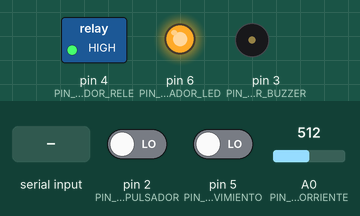
A sketch run on a simulated Arduino Uno, built with avr-gcc and run on an emulated ATmega328P. On the bench: switched loads named in the sketch (green lamp = pin HIGH), output pins drawn as LEDs (lit = HIGH), buzzer (waves = sounding). Dashed ring = blinking. Inputs (shaded band) come from the test bench; at power-on: A0 (PIN_SENSOR_CORRIENTE) = 512, pin 5 (PIN_SENSOR_MOVIMIENTO) LOW, pin 2 (PIN_SENSOR_PULSADOR) LOW.

Above: at 1.2 s.
1.3 s: A0 (PIN_SENSOR_CORRIENTE) set to 166
At 2.28 s:
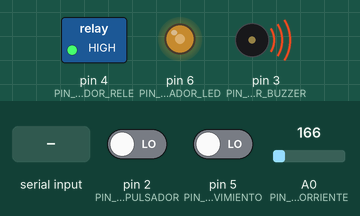
4.0 s: A0 (PIN_SENSOR_CORRIENTE) set to 142
At 5.5 s:
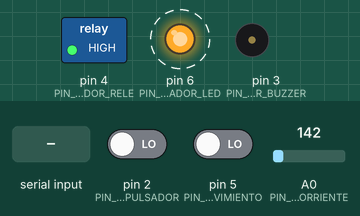
7.5 s: pin 5 (PIN_SENSOR_MOVIMIENTO) driven HIGH
11.0 s: pin 5 (PIN_SENSOR_MOVIMIENTO) driven LOW
15.3 s: pin 2 (PIN_SENSOR_PULSADOR) driven HIGH
At 15.8 s:
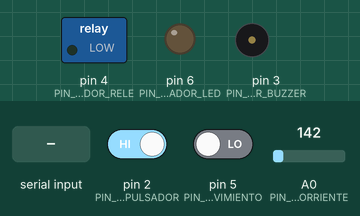
16.8 s: "C" received over the second serial link
At 17.5 s:
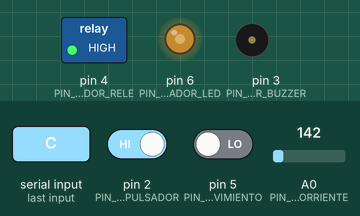
Timing chart, 0 to 31.5 s (numbered marks = the images above; inputs shaded):
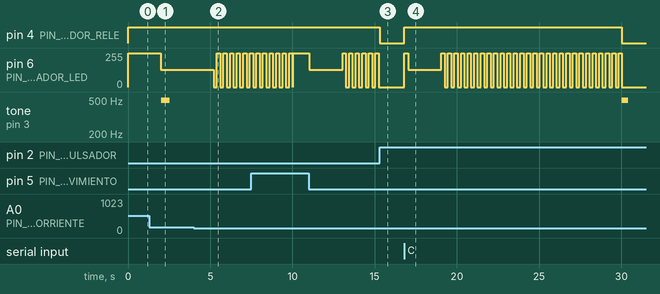

The sketch:

EcoSwitch.ino
```cpp
// LIBRERIAS
#include <SoftwareSerial.h>
SoftwareSerial BTserial(10, 11);  // RX | TX

// PINES ------------------------------------------
// Pines sensores ---------------------------------
#define PIN_SENSOR_PULSADOR 2
#define PIN_SENSOR_MOVIMIENTO 5
#define PIN_SENSOR_CORRIENTE A0

// Pines actuadores -------------------------------
#define PIN_ACTUADOR_BUZZER 3
#define PIN_ACTUADOR_LED 6
#define PIN_ACTUADOR_RELE 4

// VALORES ----------------------------------------
// Brillo led -------------------------------------
#define BRILLO_0_POR_CIENTO 0
#define BRILLO_50_POR_CIENTO 128
#define BRILLO_100_POR_CIENTO 255

// Frecuencias Buzzer -----------------------------
#define FRECUENCIA_BUZZER 494

// Temporizadores----------------------------------
#define TMP_EVENTOS_MILI 1000
#define TMP_AUSENCIA_MILI 10000
#define TMP_PARPADEO_LED 200
#define TMP_BUZZER 400
#define TMP_BUZZER2 500

// Características Sensor de corriente-------------
#define CORRIENTE_FANTASMA 150
#define SIN_CORRIENTE 0.00

// ESTADOS ----------------------------------------
// Estados del embebido ---------------------------
enum estado_e {
  ESTADO_CONECTADO,
  ESTADO_DESCONECTADO,
  ESTADO_SUSPENDIDO,
  ESTADO_CONSUMO_DESPERDICIADO,
  ESTADO_DETECTANDO_INACTIVIDAD,
  ESTADO_AUSENCIA,
  ESTADO_CONSUMO_FANTASMA

};

// Estados del sensor presencia -------------------
enum estado_sensor_movimiento {
  ESTADO_SENSOR_AUSENCIA,
  ESTADO_SENSOR_PRESENCIA
};

// Estados del sensor corriente -------------------
enum estado_sensor_corriente {
  ESTADO_SENSOR_CORRIENTE_FANTASMA,
  ESTADO_SENSOR_CON_CORRIENTE
};

// Estados del sensor pulsador --------------------
enum estado_sensor_pulsador {
  ESTADO_SENSOR_ENCENDIDO,
  ESTADO_SENSOR_APAGADO
};

// Estados del actuador Relé ----------------------
enum estado_actuador_rele {
  ESTADO_ACTUADOR_ACTIVADO,
  ESTADO_ACTUADOR_DESACTIVADO
};

// Estados del actuador led
enum estado_actuador_led {
  ESTADO_PRENDIDO,
  ESTADO_APAGADO
};

// EVENTOS ---------------------------------------
enum evento_e {
  EVENTO_BOTON_PULSADO,
  EVENTO_PRESENCIA_DETECTADA,
  EVENTO_AUSENCIA_DETECTADA,
  EVENTO_TV_PRENDIDA,
  EVENTO_TV_APAGADA,
  EVENTO_TIMEOUT_INACTIVIDAD,
  EVENTO_DESCONEXION_MANUAL,
  EVENTO_CONEXION_MANUAL,
  EVENTO_CONTINUE
};

// estructura de eventos --------------------------
typedef struct evento_s {
  evento_e tipo;
} evento_t;

// SENSORES ---------------------------------------

typedef struct sensor_movimiento_s {
  int pin;
  int valor;
  int estado;
} sensor_movimiento_t;

typedef struct sensor_corriente_s {
  int pin;
  int estado;
  int valor;
} sensor_corriente_t;

typedef struct sensor_pulsador_s {
  int pin;
  int estado;
} sensor_pulsador_t;

// ACTUADORES ------------------------------------

typedef struct actuador_led_s {
  int pin;
  int brillo;
  int estado;
} actuador_led_t;

typedef struct actuador_buzzer_s {
  int pin;
  int estado;
} actuador_buzzer_t;

typedef struct actuador_rele_s {
  int pin;
  int estado;
} actuador_rele_t;


// VARIABLES GLOBALES -----------------------------

estado_e estado_actual;
evento_t evento;

sensor_movimiento_t sensor_movimiento;
sensor_corriente_t sensor_corriente;
sensor_pulsador_t sensor_pulsador;

actuador_led_t actuador_led;
actuador_buzzer_t actuador_buzzer;
actuador_rele_t actuador_rele;


unsigned long tiempo_anterior;
unsigned long tiempo_actual;

bool contador = false;
unsigned long tiempo_inicio_contador;
unsigned long tiempo_actual_contador;

unsigned long tiempo_parpadeo_anterior;
unsigned long tiempo_parpadeo_actual;

// ================================================
// CAPTURA DE EVENTOS ------------------------------

void leer_sensor_corriente() {
  float corriente;

  corriente = analogRead(sensor_corriente.pin);

  if (corriente >= SIN_CORRIENTE && corriente <= CORRIENTE_FANTASMA) {
    sensor_corriente.estado = ESTADO_SENSOR_CORRIENTE_FANTASMA;
    evento.tipo = EVENTO_TV_APAGADA;
  }
  else {
    sensor_corriente.estado = ESTADO_SENSOR_CON_CORRIENTE;
    evento.tipo = EVENTO_TV_PRENDIDA;
    contador = false;
  }
}

void leer_sensor_movimiento() {
  int lectura;

  lectura = digitalRead(sensor_movimiento.pin);

  sensor_movimiento.valor = lectura;

  if (lectura == HIGH) {
    sensor_movimiento.estado = ESTADO_SENSOR_PRESENCIA;
    evento.tipo = EVENTO_PRESENCIA_DETECTADA;
  }

  else if (lectura == LOW) {
    sensor_movimiento.estado = ESTADO_SENSOR_AUSENCIA;
    evento.tipo = EVENTO_AUSENCIA_DETECTADA;
  }
}

bool leer_pulsador() {
  int lectura;

  lectura = digitalRead(sensor_pulsador.pin);

  if (sensor_pulsador.estado == ESTADO_SENSOR_APAGADO) {
    if (lectura == HIGH) {
      evento.tipo = EVENTO_BOTON_PULSADO;
      sensor_pulsador.estado = ESTADO_SENSOR_ENCENDIDO;
      return true;
    }
  } else if (sensor_pulsador.estado == ESTADO_SENSOR_ENCENDIDO) {
    if (lectura == LOW) {
      sensor_pulsador.estado = ESTADO_SENSOR_APAGADO;
    }
  }

  return false;
}

bool leer_serial() {
  if (BTserial.available() > 0) {
    char lectura = BTserial.read();
    if (lectura == 'C') {
      evento.tipo = EVENTO_CONEXION_MANUAL;
      return true;
    } else if (lectura == 'D') {
      evento.tipo = EVENTO_DESCONEXION_MANUAL;
      return true;
    }
  }

  return false;
}


void verificar_actividad() {
  if (contador) {
    tiempo_actual_contador = millis();
    if ((tiempo_actual_contador - tiempo_inicio_contador) > TMP_AUSENCIA_MILI) {
      evento.tipo = EVENTO_TIMEOUT_INACTIVIDAD;
      contador = false;

    } else
      evento.tipo = EVENTO_CONTINUE;
  }
}

int indice = 0;
void (*verificar_sensor[3])() = { leer_sensor_movimiento, leer_sensor_corriente, verificar_actividad };

void tomar_evento() {
  if (leer_pulsador() == false && leer_serial() == false) {
    tiempo_actual = millis();
    if ((tiempo_actual - tiempo_anterior) > TMP_EVENTOS_MILI) {

      verificar_sensor[indice]();
      indice = (indice + 1) % 3;
      tiempo_anterior = tiempo_actual;
    } else {
      evento.tipo = EVENTO_CONTINUE;
    }
  }
}


void actualizar_rele(int valor) {
  digitalWrite(actuador_rele.pin, valor);
}

void actualizar_led(int porcentaje_pwm) {
  analogWrite(actuador_led.pin, porcentaje_pwm);
}

void sonar_alarma(int tiempo) {
  tone(actuador_buzzer.pin, FRECUENCIA_BUZZER, tiempo);
}

void titilar_led() {
  tiempo_parpadeo_actual = millis();

  if (tiempo_parpadeo_actual - tiempo_parpadeo_anterior >= TMP_PARPADEO_LED) {
    if (actuador_led.estado == ESTADO_APAGADO) {
      digitalWrite(actuador_led.pin, HIGH);
      actuador_led.estado = ESTADO_PRENDIDO;
      tiempo_parpadeo_anterior = millis();
    } else {
      digitalWrite(actuador_led.pin, LOW);
      actuador_led.estado = ESTADO_APAGADO;
      tiempo_parpadeo_anterior = millis();
    }
  }
}


// ================================================
// INICIALIZACIÓN ---------------------------------

void start() {
  Serial.begin(9600);
  BTserial.begin(9600);

  // Asignamos los pines a los sensores correspondientes
  sensor_movimiento.pin = PIN_SENSOR_MOVIMIENTO;
  pinMode(sensor_movimiento.pin, INPUT);

  sensor_corriente.pin = PIN_SENSOR_CORRIENTE;
  pinMode(sensor_corriente.pin, INPUT);

  sensor_pulsador.pin = PIN_SENSOR_PULSADOR;
  pinMode(sensor_pulsador.pin, INPUT);

  // Asignamos los pines a los actuadores correspondientes

  actuador_led.pin = PIN_ACTUADOR_LED;
  pinMode(actuador_led.pin, OUTPUT);

  actuador_buzzer.pin = PIN_ACTUADOR_BUZZER;
  pinMode(actuador_buzzer.pin, OUTPUT);

  actuador_rele.pin = PIN_ACTUADOR_RELE;
  pinMode(actuador_rele.pin, OUTPUT);

  // Inicializo el estado del embebido
  estado_actual = ESTADO_CONECTADO;
  actualizar_rele(HIGH);
  actualizar_led(BRILLO_100_POR_CIENTO);

  sensor_pulsador.estado = ESTADO_SENSOR_APAGADO;

  // Inicializo el temporizador
  tiempo_anterior = millis();
}

// ================================================
void fsm() {

  // Sensar movimiento y corriente
  tomar_evento();

  switch (estado_actual) {
    case ESTADO_CONECTADO:  // ------------------------------
      switch (evento.tipo) {
        case EVENTO_BOTON_PULSADO:

          BTserial.write("ESTADO_CONECTADO\n");
          break;

        case EVENTO_AUSENCIA_DETECTADA:

          BTserial.write("ESTADO_CONECTADO\n");
          estado_actual = ESTADO_AUSENCIA;
          break;

        case EVENTO_DESCONEXION_MANUAL:

          BTserial.write("ESTADO_CONECTADO\n");
          break;

        case EVENTO_CONEXION_MANUAL:

          BTserial.write("ESTADO_CONECTADO\n");
          break;

        case EVENTO_TV_APAGADA:
          BTserial.write("ESTADO_CONSUMO_FANTASMA\n");
          actualizar_led(BRILLO_50_POR_CIENTO);
          contador = false;
          estado_actual = ESTADO_CONSUMO_FANTASMA;
          break;

        default:
          EVENTO_CONTINUE;
          break;
      }
      break;
    case ESTADO_AUSENCIA:  // ----------------------------
      switch (evento.tipo) {
        case EVENTO_BOTON_PULSADO:

          break;

        case EVENTO_PRESENCIA_DETECTADA:

          actualizar_rele(HIGH);
          actualizar_led(BRILLO_100_POR_CIENTO);
          estado_actual = ESTADO_CONECTADO;
          contador = false;
          BTserial.write("ESTADO_CONECTADO\n");
          break;

        case EVENTO_DESCONEXION_MANUAL:
          break;

        case EVENTO_TV_APAGADA:

          contador = true;
          tiempo_inicio_contador = millis();
          titilar_led();
          estado_actual = ESTADO_DETECTANDO_INACTIVIDAD;
          BTserial.write("ESTADO_DETECTANDO_INACTIVIDAD\n");
          break;

        case EVENTO_TV_PRENDIDA:

          estado_actual = ESTADO_CONSUMO_DESPERDICIADO;
          actualizar_led(BRILLO_50_POR_CIENTO);
          BTserial.write("ESTADO_CONSUMO_DESPERDICIADO\n");
          sonar_alarma(TMP_BUZZER2);
          break;

        case EVENTO_CONEXION_MANUAL:
          break;

        default:
          EVENTO_CONTINUE;
          break;
      }
      break;
    case ESTADO_CONSUMO_DESPERDICIADO:  // ----------------------------
      switch (evento.tipo) {
        case EVENTO_BOTON_PULSADO:

          BTserial.write("ESTADO_CONSUMO_DESPERDICIADO\n");
          break;

        case EVENTO_PRESENCIA_DETECTADA:

          actualizar_rele(HIGH);
          actualizar_led(BRILLO_100_POR_CIENTO);
          contador = false;
          BTserial.write("ESTADO_CONECTADO\n");
          estado_actual = ESTADO_CONECTADO;
          break;

        case EVENTO_DESCONEXION_MANUAL:

          BTserial.write("ESTADO_CONSUMO_DESPERDICIADO\n");
          break;

        case EVENTO_TV_APAGADA:

          contador = true;
          tiempo_inicio_contador = millis();
          tiempo_parpadeo_anterior = millis();
          titilar_led();
          estado_actual = ESTADO_DETECTANDO_INACTIVIDAD;
          BTserial.write("ESTADO_DETECTANDO_INACTIVIDAD\n");
          break;

        case EVENTO_CONEXION_MANUAL:

          BTserial.write("CONSUMO_DESPERDICIADO\n");
          break;

        default:
          EVENTO_CONTINUE;
          break;
      }
      break;
    case ESTADO_DESCONECTADO:
      switch (evento.tipo) {
        case EVENTO_BOTON_PULSADO:

          actualizar_rele(HIGH);
          actualizar_led(BRILLO_100_POR_CIENTO);
          contador = false;
          BTserial.write("ESTADO_CONECTADO\n");
          estado_actual = ESTADO_CONECTADO;
          break;

        case EVENTO_PRESENCIA_DETECTADA:

          actualizar_rele(HIGH);
          actualizar_led(BRILLO_100_POR_CIENTO);
          contador = false;
          BTserial.write("ESTADO_CONECTADO\n");
          estado_actual = ESTADO_CONECTADO;
          break;

        case EVENTO_CONEXION_MANUAL:

          actualizar_rele(HIGH);
          actualizar_led(BRILLO_100_POR_CIENTO);
          contador = false;
          BTserial.write("ESTADO_CONECTADO\n");
          estado_actual = ESTADO_CONECTADO;
          break;

        case EVENTO_DESCONEXION_MANUAL:

          BTserial.write("ESTADO_SUSPENDIDO\n");
          estado_actual = ESTADO_SUSPENDIDO;
          break;

        default:
          EVENTO_CONTINUE;
          break;
      }
      break;
    case ESTADO_SUSPENDIDO:
      switch (evento.tipo) {
        case EVENTO_BOTON_PULSADO:

          actualizar_rele(HIGH);
          actualizar_led(BRILLO_100_POR_CIENTO);
          contador = false;
          BTserial.write("ESTADO_CONECTADO\n");
          estado_actual = ESTADO_CONECTADO;
          break;

        case EVENTO_CONEXION_MANUAL:

          actualizar_rele(HIGH);
          actualizar_led(BRILLO_100_POR_CIENTO);
          contador = false;
          BTserial.write("ESTADO_CONECTADO\n");
          estado_actual = ESTADO_CONECTADO;
          break;

        case EVENTO_DESCONEXION_MANUAL:

          break;

        default:
          EVENTO_CONTINUE;
          break;
      }
      break;
    case ESTADO_DETECTANDO_INACTIVIDAD:
      switch (evento.tipo) {
        case EVENTO_BOTON_PULSADO:

          actualizar_rele(LOW);
          actualizar_led(BRILLO_0_POR_CIENTO);
          estado_actual = ESTADO_SUSPENDIDO;
          contador = false;
          break;

        case EVENTO_DESCONEXION_MANUAL:

          actualizar_rele(LOW);
          actualizar_led(BRILLO_0_POR_CIENTO);
          estado_actual = ESTADO_SUSPENDIDO;
          contador = false;
          break;

        case EVENTO_TV_PRENDIDA:

          BTserial.write("ESTADO_CONSUMO_DESPERDICIADO\n");
          estado_actual = ESTADO_CONSUMO_DESPERDICIADO;
          sonar_alarma(TMP_BUZZER2);
          actualizar_led(BRILLO_50_POR_CIENTO);
          contador = false;
          break;

        case EVENTO_PRESENCIA_DETECTADA:
          BTserial.write("ESTADO_CONECTADO\n");
          estado_actual = ESTADO_CONECTADO;
          actualizar_rele(HIGH);
          actualizar_led(BRILLO_100_POR_CIENTO);
          contador = false;
          break;

        case EVENTO_TIMEOUT_INACTIVIDAD:

          actualizar_rele(LOW);
          actualizar_led(BRILLO_0_POR_CIENTO);
          sonar_alarma(TMP_BUZZER);
          BTserial.write("ESTADO_DESCONECTADO\n");
          estado_actual = ESTADO_DESCONECTADO;
          contador = false;
          break;

        case EVENTO_CONEXION_MANUAL:

          BTserial.write("ESTADO_DETECTANDO_INACTIVIDAD\n");
          break;

        default:
          EVENTO_CONTINUE;
          titilar_led();
          break;
      }
      break;

    case ESTADO_CONSUMO_FANTASMA:
      switch (evento.tipo) {
        case EVENTO_BOTON_PULSADO:

          actualizar_rele(LOW);
          actualizar_led(BRILLO_0_POR_CIENTO);
          estado_actual = ESTADO_SUSPENDIDO;
          contador = false;
          break;

        case EVENTO_DESCONEXION_MANUAL:

          actualizar_rele(LOW);
          actualizar_led(BRILLO_0_POR_CIENTO);
          estado_actual = ESTADO_SUSPENDIDO;
          contador = false;
          break;

        case EVENTO_TV_PRENDIDA:

          actualizar_rele(HIGH);
          actualizar_led(BRILLO_100_POR_CIENTO);
          contador = false;
          BTserial.write("ESTADO_CONECTADO\n");
          estado_actual = ESTADO_CONECTADO;
          break;

        case EVENTO_AUSENCIA_DETECTADA:
          BTserial.write("ESTADO_DETECTANDO_INACTIVIDAD\n");
          estado_actual = ESTADO_DETECTANDO_INACTIVIDAD;
          contador = true;
          tiempo_inicio_contador = millis();
          titilar_led();
          break;

        case EVENTO_CONEXION_MANUAL:

          BTserial.write("ESTADO_CONSUMO_FANTASMA\n");
          break;

        default:
          EVENTO_CONTINUE;
          break;
      }
      break;
  }
}

// ================================================
// ARDUINO SETUP ---------------------------------

void setup() {
  start();
}

// ARDUINO LOOP -----------------------------------
void loop() {
  fsm();
}
```

Measured:
- the behaviour switches between 151 and 150 on A0 (PIN_SENSOR_CORRIENTE) (found by bisection; images 1 and 2)
- after the input at 4.0 s, pin 6 (PIN_ACTUADOR_LED): alternates 255/255 for 0.20 s and 0/255 for 0.20 s, starting after 1.2 s
- after the input at 15.3 s, pin 4 (PIN_ACTUADOR_RELE): HIGH → LOW at once; pin 6 (PIN_ACTUADOR_LED): stops changing and stays 0/255
- after the input at 16.8 s, pin 4 (PIN_ACTUADOR_RELE): LOW → HIGH at once, → LOW 13.2 s later; pin 6 (PIN_ACTUADOR_LED): 0/255 → 255/255 at once, → 128/255 0.24 s later, → 255/255 2.0 s later, → 0/255 0.20 s later, … (58 changes in this stretch); tone on pin 3 (PIN_ACTUADOR_BUZZER): silent → 494 Hz after 13.2 s, → silent 0.40 s later
